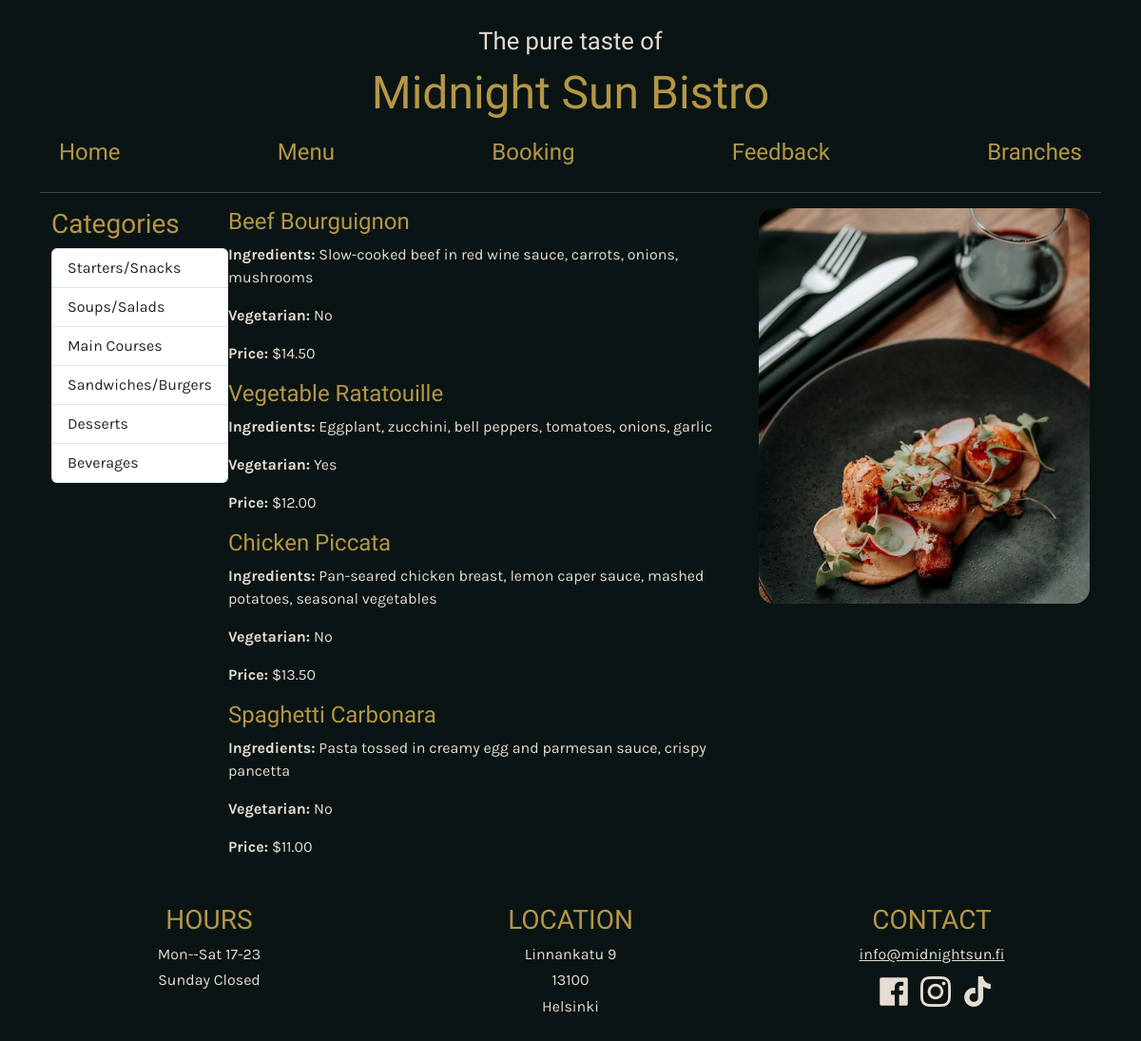
Page /feature9_menu_user.php?category=Main Courses on the committed database.
### tables this page shows
CREATE TABLE IF NOT EXISTS `xingxing_menuItems` (
    `item_id` INT NOT NULL AUTO_INCREMENT , 
    `item_name` VARCHAR(100) NOT NULL , 
    `category` VARCHAR(50) NOT NULL , 
    `ingredients` TEXT NULL , 
    `vegetarian` BOOLEAN NULL , 
    `price` DECIMAL(8, 2) NOT NULL , 
    PRIMARY KEY (`item_id`));

### feature9_menu_user.php (the view, shortened to what this page needs)
<?php
include 'layout/header.php';
require_once 'db_wxx.php';
$sqlCategories = "SELECT DISTINCT category FROM xingxing_menuItems";
$resultCategories = $conn->query($sqlCategories);
$categories = [];
if ($resultCategories->num_rows > 0) {
    while ($row = $resultCategories->fetch_assoc()) {
        $categories[] = $row["category"];
    }
}
?>
<hr>
<div class="container">
    <div class="row">
        <div class="col-md-2">
            <h3>Categories</h3>
            <ul class="nav flex-column list-group">
                <?php foreach ($categories as $category) : ?>
                    <li class="nav-link list-group-item category-item" data-category="<?php echo $category; ?>"><?php echo $category; ?></li>
                <?php endforeach; ?>
            </ul>
        </div>
        <div class="col-md-6" id="menu-items">
            <?php
            if (isset($_GET['category'])) {
                $category = $_GET['category'];
                $sql = "SELECT * FROM xingxing_menuItems WHERE category = ?";
                $stmt = $conn->prepare($sql);
                $stmt->bind_param("s", $category);
                $stmt->execute();
                $result = $stmt->get_result();
                if ($result->num_rows > 0) {
                    while ($row = $result->fetch_assoc()) {
                        echo "<div class='menu-item'>";
                        echo "<h4>" . $row['item_name'] . "</h4>";
                        echo "<p><strong>Ingredients:</strong> " . $row['ingredients'] . "</p>";
                        echo "<p><strong>Vegetarian:</strong> " . ($row['vegetarian'] ? 'Yes' : 'No') . "</p>";
                        echo "<p><strong>Price:</strong> $" . number_format($row['price'], 2) . "</p>";
                        echo "</div>";
                    }
                } else {
                    echo "No menu items found for this category.";
                }
            } else {
                echo "Please click on the category to read our menu.";
            }
            ?>
        </div>
        <div class="col-md-4" id="menu-image">
            <img class="img-fluid" src="layout/images/img_menu.jpg" alt="menu reading page image" style="border-radius: 1rem;">
        </div>
    </div>
</div>
<?php include 'layout/footer.php' ?>

### layout/css/site.css (style rules this page uses)
body { background-color: #0A1414; font-family: 'Karla', sans-serif; font-size: 1rem; color: #E6DCD2; padding-top: 1.5rem; padding-bottom: 1.5rem; }
h1, h2, h3, h4, h5, h6, tr, th { font-family: 'Markazi Text', serif !important; color: #B49646 !important; }

### rows in the picture
xingxing_menuitems: item_name "Beef Bourguignon", ingredients "Slow-cooked beef in red wine sauce, carrots, onions, mushrooms", vegetarian "No", price "14.50"
xingxing_menuitems: item_name "Vegetable Ratatouille", ingredients "Eggplant, zucchini, bell peppers, tomatoes, onions, garlic", vegetarian "Yes", price "12.00"
xingxing_menuitems: item_name "Chicken Piccata", ingredients "Pan-seared chicken breast, lemon caper sauce, mashed potatoes, seasonal vegetables", vegetarian "No", price "13.50"
xingxing_menuitems: item_name "Spaghetti Carbonara", ingredients "Pasta tossed in creamy egg and parmesan sauce, crispy pancetta", vegetarian "No", price "11.00"

### other values in the picture
$link["name"] "Home"
$link["name"] "Menu"
$link["name"] "Booking"
$link["name"] "Feedback"
$link["name"] "Branches"
$category "Starters/Snacks"
$category "Soups/Salads"
$category "Main Courses"
$category "Sandwiches/Burgers"
$category "Desserts"
$category "Beverages"
